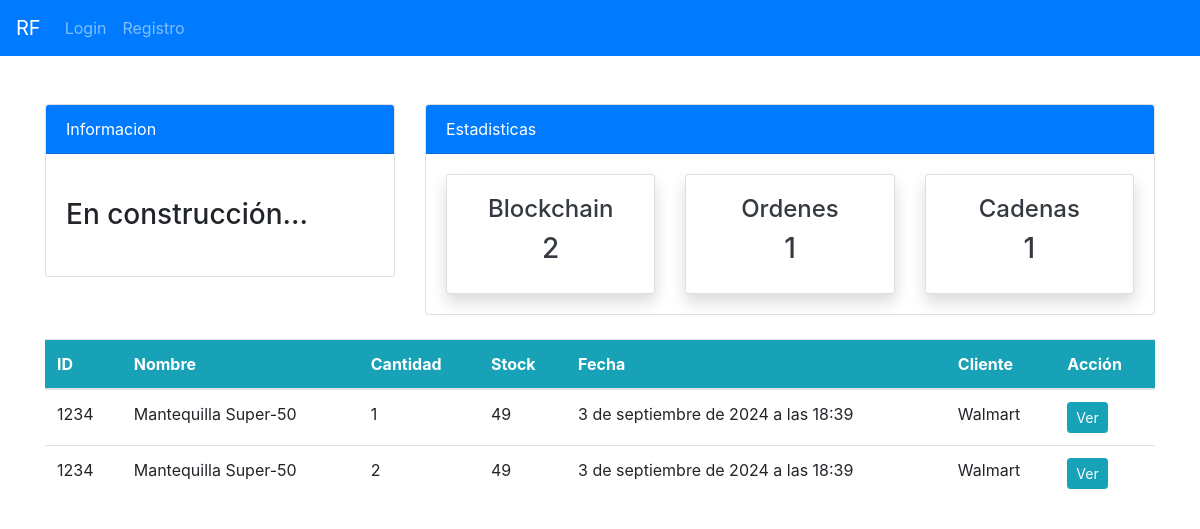
/blockchain/consulta/, run on an earlier commit of the app's database.
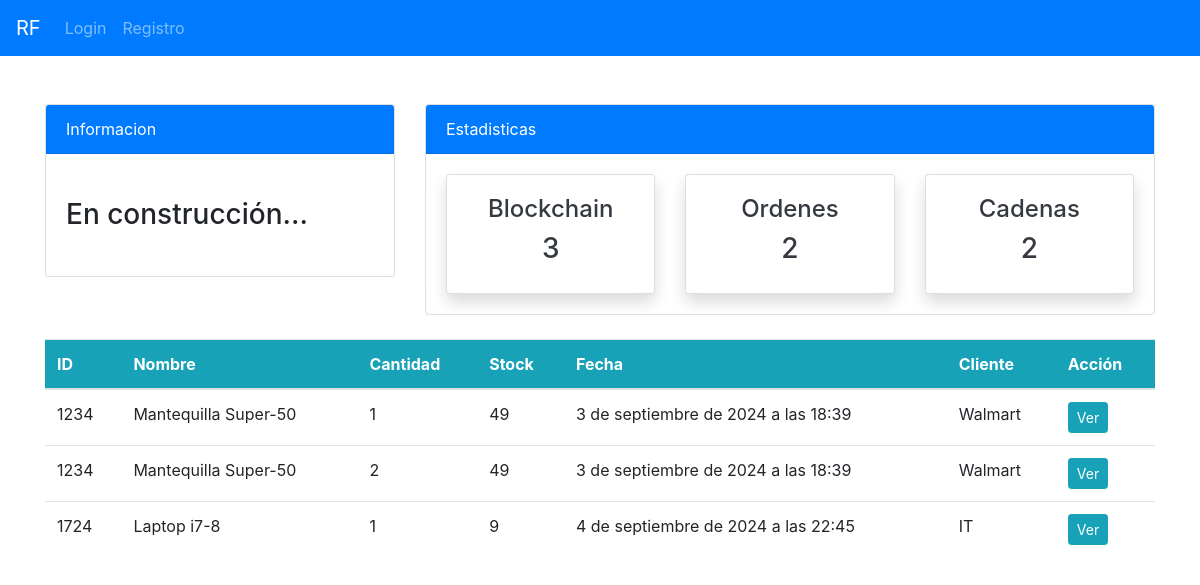
And on a later commit of the database.
### blockchain/models.py (models this page shows, shortened)
class Block(models.Model):
    cadena = models.ForeignKey(Cadena, on_delete=models.CASCADE, related_name='bloques', null=True, blank=True)
    orden_id  = models.CharField(max_length=100)
    nombre = models.ForeignKey(Product, on_delete=models.CASCADE)
    cantidad = models.IntegerField()
    stock = models.IntegerField()
    fecha = models.DateTimeField(default=timezone.now)  # Se añade automáticamente la fecha y hora actuales
    cliente = models.CharField(max_length=255) #se añade cliente que pide orden
    hash = models.CharField(max_length=64)
    prev_hash = models.CharField(max_length=64)
    timestamp = models.DateTimeField(auto_now_add=True)
    completado = models.BooleanField(default=False)

### api/models.py (models this page shows)
class Product(models.Model):
    name = models.CharField(max_length=100, null=True)
    quantity = models.PositiveIntegerField(null=True)
    category = models.CharField(max_length=50, choices=CATEGORY, null=True)
    def __str__(self):
        return f'{self.name}-{self.quantity}'

### blockchain/views.py (the view)
# urls.py: path('consulta/', views.consulta, name='blockchain-consulta'),
def consulta(request):
    block_count = Block.objects.all().count()
    cadena_count = Cadena.objects.all().count()
    all_ids = Block.objects.values_list('orden_id', flat=True).distinct()
    blocks = Block.objects.all()
    context = {
        'all_ids': all_ids,
        'blocks': blocks,
        'block_count':block_count,
        'cadena_count':cadena_count,
    }
    return render(request, 'blockchain/consulta.html', context)

### templates/blockchain/consulta.html (shortened to what this page needs)
{% extends 'partials/base.html' %}
{% block content %}
{% include 'blockchain/top_nav_block.html' %}
    <div class="container mt-4">
            <div class="block-container">
                {% if blocks %}
                    <table class="table bg-white">
                        <thead class="bg-info text-white">
                            <tr>
                                <th>ID</th>
                                <th>Nombre</th>
                                <th>Cantidad</th>
                                <th>Stock</th>
                                <th>Fecha</th>
                                <th>Cliente</th>
                                <th>Acción</th>
                            </tr>
                        </thead>
                        <tbody>
                            {% for block in blocks %}
                                <tr>
                                    <td>{{ block.orden_id }}</td>
                                    <td>{{ block.nombre }}</td>
                                    <td>{{ block.cantidad }}</td>
                                    <td>{{ block.stock }}</td>
                                    <td>{{ block.fecha }}</td>
                                    <td>{{ block.cliente }}</td>
                                    <td>
                                        <a class="btn btn-info btn-sm mr-2" href="{% url 'blockchain-detalle' block.pk %}">Ver</a></td>
                                </tr>
                            {% endfor %}
                        </tbody>
                    </table>
                {% else %}
                    <p>No se encontraron bloques para el ID de orden proporcionado.</p>
                {% endif %}
            </div>
            </div>
{% endblock%}

What changed in the data, as far as the page shows it:
added Block: orden_id "1724", nombre "Laptop i7-8", cantidad "1", stock "9", fecha "4 de septiembre de 2024 a las 22:45", cliente "IT"
Also different on the page:
{{ block_count }}: "2" → "3"
{{ cadena_count }}: "1" → "2"
